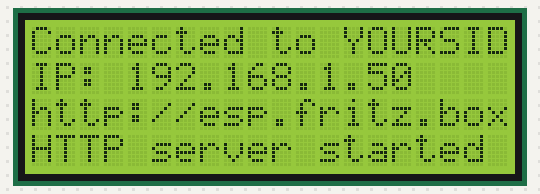
The sketch below on a simulated ESP32. Parts: 20×4 character LCD. WiFi joins after 1.5 s; servers stay silent unless stated; what the sketch prints to the serial monitor is not drawn.

Above: at 1.9 s.

The sketch:

web2lcd.ino
```cpp
#include <WiFi.h>
#include <WiFiClient.h>
#include <WebServer.h>
#include <ESPmDNS.h>

#include <uri/UriBraces.h>
#include <uri/UriRegex.h>

#include <Wire.h>
#include <LiquidCrystal_I2C.h>
LiquidCrystal_I2C lcd = LiquidCrystal_I2C(0x27, 20, 4);

const char *ssid = "YOURSID";
const char *password = "YOURPASSPHRASE";
String mytext;

WebServer server(80);

void setup(void) {
  Serial.begin(115200);
  Serial.println("init LCD");
  lcd.init();
  lcd.backlight();
  delay(250);

  WiFi.mode(WIFI_STA);
  WiFi.begin(ssid, password);
  Serial.println("");

  // Wait for connection
  while (WiFi.status() != WL_CONNECTED) {
    delay(500);
    Serial.print(".");
    lcd.print(".");
  }
  Serial.println("");
  lcd.setCursor(0, 0);
  Serial.print("Connected to ");
  lcd.print("Connected to ");
  Serial.println(ssid);
  lcd.print(ssid);
  Serial.print("IP address: ");
  lcd.setCursor(0,1);
  lcd.print("IP: ");
  Serial.println(WiFi.localIP());
  lcd.print(WiFi.localIP());
  lcd.setCursor(0,2);
  lcd.print("http://esp.fritz.box");

  if (MDNS.begin("esp32")) {
    Serial.println("MDNS responder started");
  }

  server.on(F("/"), []() {
    String page="<html>";
    page += "<head><title>esp2lcd interface</title></head>";
    page += "<body><p>Hello from esp32!</p>";
    page += "<p>use POST with http://esp.fritz.box/text/ to control the display.</p>";
    page += "<p>Available commands:<table border=1>";
    page += "<tr><th>parameter</th><th>value</th><th>explanation</th></tr>";
    page += "<tr><td>c</td><td>clear</td><td>clear display, cursor home</td></tr>";
    page += "<tr><td>c</td><td>home</td><td>cursor home</td></tr>";
    page += "<tr><td>c</td><td>blon</td><td>backlight on</td></tr>";
    page += "<tr><td>c</td><td>bloff</td><td>backlight off</td></tr>";
    page += "<tr><td>c</td><td>restart</td><td>restart the esp32 device</td></tr>";
    page += "<tr><td>t</td><td>TEXT</td><td>text to be displayed</td></tr>";
    page += "<tr><td>x</td><td>0-19</td><td>cursor x position</td></tr>";
    page += "<tr><td>y</td><td>0-3</td><td>cursor y position</td></tr>";
    page += "</table></body></html>";

    server.send(200, "text/html", page);
  });

  server.on(UriBraces("/text/{}"), []() {
    String text = "";
    String command="";
    int x=0;
    int y=0;

    String message = "\nDebug\n\n";  //some debug message for the serial console
    message += "URI: ";
    message += server.uri();
    message += "\nMethod: ";
    message += (server.method() == HTTP_GET) ? "GET" : "POST";
    message += "\nArguments: ";
    message += server.args();
    message += "\n";

    for (uint8_t i = 0; i < server.args(); i++) {  //iterate through the args to process them
      message += " " + server.argName(i) + ": " + server.arg(i) + "\n";

      command=server.argName(i); // parameter
      text = server.arg(i);      // value


      if (command.equals("c")) {
        if (text.equals("clear")) {
          lcd.clear();
        }
        else if (text.equals("home")) {
          lcd.home();
        }
        else if (text.equals("blon")) {
          lcd.backlight();
        }
        else if (text.equals("bloff")) {
          lcd.noBacklight();
        }
        else if (text.equals("restart")) {
          ESP.restart();
        }
      }
      else if (command.equals("x")) {
        x = text.toInt();
        lcd.setCursor(x, y);
      }
      else if (command.equals("y")) {
        y = text.toInt();
        lcd.setCursor(x, y);
      }

      else if (command.equals("t")) {
          lcd.print(text);
      }
    }
  Serial.println(message); //output the debug message
  });

  server.begin();
  Serial.println("HTTP server started");
  lcd.setCursor(0,3);
  lcd.print("HTTP server started");
}

void loop(void) {
  server.handleClient();
  delay(2);//allow the cpu to switch to other tasks
}
```
